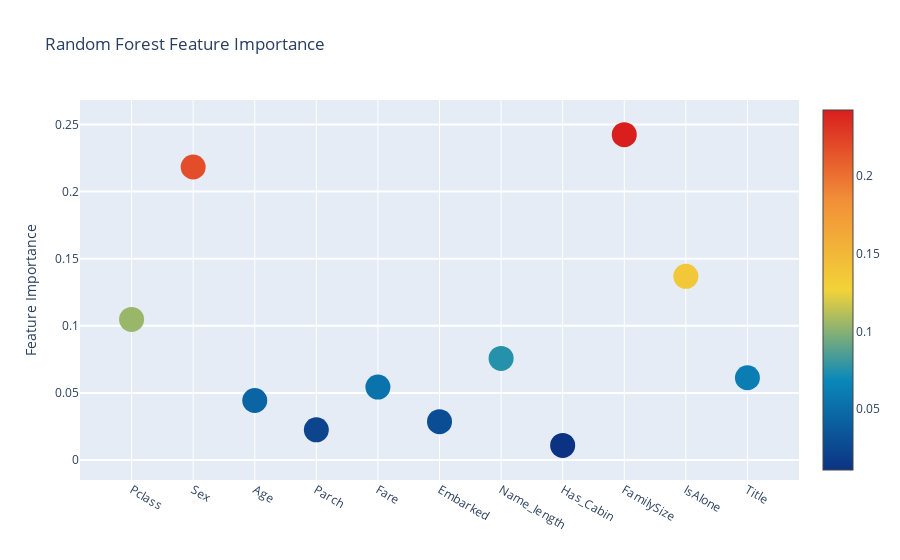
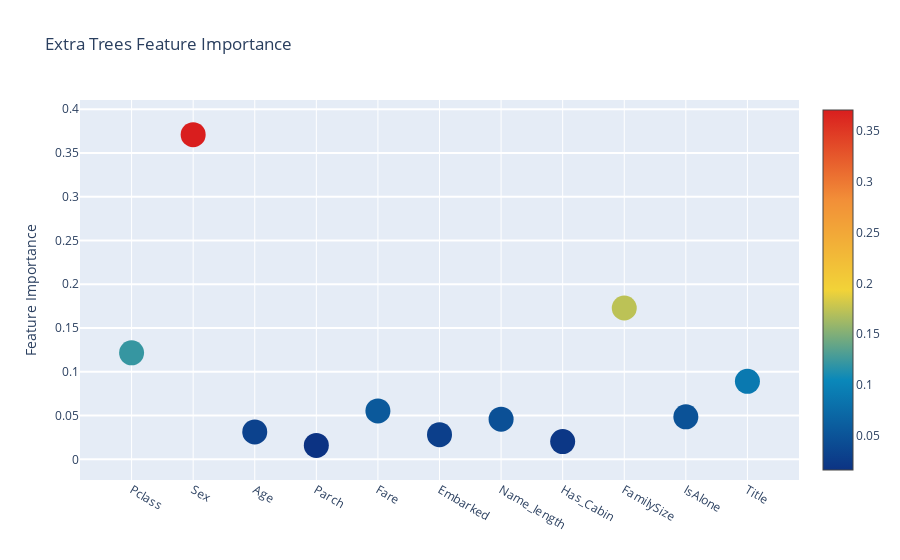
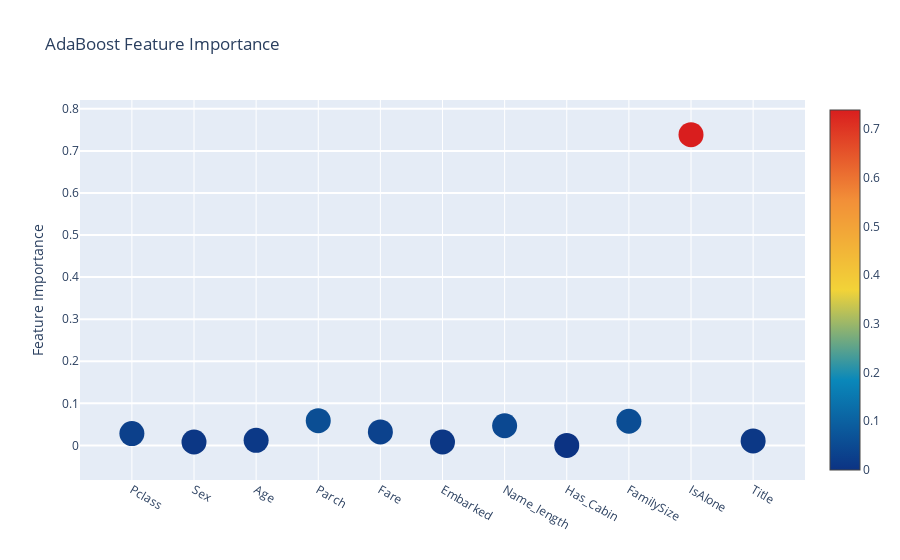
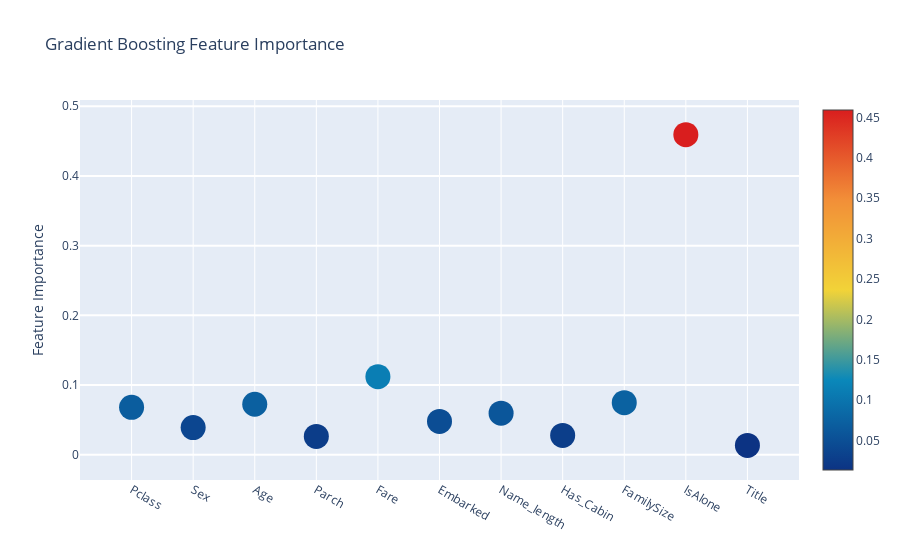

The cell these charts' notebook holds for them, in order:
### Code cell
# Scatter plot 
trace = go.Scatter(
    y = feature_dataframe['Random Forest feature importances'].values,
    x = feature_dataframe['features'].values,
    mode='markers',
    marker=dict(
        sizemode = 'diameter',
        sizeref = 1,
        size = 25,
#       size= feature_dataframe['AdaBoost feature importances'].values,
        #color = np.random.randn(500), #set color equal to a variable
        color = feature_dataframe['Random Forest feature importances'].values,
        colorscale='Portland',
        showscale=True
    ),
    text = feature_dataframe['features'].values
)
data = [trace]

layout= go.Layout(
    autosize= True,
    title= 'Random Forest Feature Importance',
    hovermode= 'closest',
#     xaxis= dict(
#         title= 'Pop',
#         ticklen= 5,
#         zeroline= False,
#         gridwidth= 2,
#     ),
    yaxis=dict(
        title= 'Feature Importance',
        ticklen= 5,
        gridwidth= 2
    ),
    showlegend= False
)
fig = go.Figure(data=data, layout=layout)
py.iplot(fig,filename='scatter2010')

# Scatter plot 
trace = go.Scatter(
    y = feature_dataframe['Extra Trees  feature importances'].values,
    x = feature_dataframe['features'].values,
    mode='markers',
    marker=dict(
        sizemode = 'diameter',
        sizeref = 1,
        size = 25,
#       size= feature_dataframe['AdaBoost feature importances'].values,
        #color = np.random.randn(500), #set color equal to a variable
        color = feature_dataframe['Extra Trees  feature importances'].values,
        colorscale='Portland',
        showscale=True
    ),
    text = feature_dataframe['features'].values
)
data = [trace]

layout= go.Layout(
    autosize= True,
    title= 'Extra Trees Feature Importance',
    hovermode= 'closest',
#     xaxis= dict(
#         title= 'Pop',
#         ticklen= 5,
#         zeroline= False,
#         gridwidth= 2,
#     ),
    yaxis=dict(
        title= 'Feature Importance',
        ticklen= 5,
        gridwidth= 2
    ),
    showlegend= False
)
fig = go.Figure(data=data, layout=layout)
py.iplot(fig,filename='scatter2010')

# Scatter plot 
trace = go.Scatter(
    y = feature_dataframe['AdaBoost feature importances'].values,
    x = feature_dataframe['features'].values,
    mode='markers',
    marker=dict(
        sizemode = 'diameter',
        sizeref = 1,
        size = 25,
#       size= feature_dataframe['AdaBoost feature importances'].values,
        #color = np.random.randn(500), #set color equal to a variable
        color = feature_dataframe['AdaBoost feature importances'].values,
        colorscale='Portland',
        showscale=True
    ),
    text = feature_dataframe['features'].values
)
data = [trace]

layout= go.Layout(
    autosize= True,
    title= 'AdaBoost Feature Importance',
    hovermode= 'closest',
#     xaxis= dict(
#         title= 'Pop',
#         ticklen= 5,
#         zeroline= False,
#         gridwidth= 2,
#     ),
    yaxis=dict(
        title= 'Feature Importance',
        ticklen= 5,
        gridwidth= 2
    ),
    showlegend= False
)
fig = go.Figure(data=data, layout=layout)
py.iplot(fig,filename='scatter2010')

# Scatter plot 
trace = go.Scatter(
    y = feature_dataframe['Gradient Boost feature importances'].values,
    x = feature_dataframe['features'].values,
    mode='markers',
    marker=dict(
        sizemode = 'diameter',
        sizeref = 1,
        size = 25,
#       size= feature_dataframe['AdaBoost feature importances'].values,
        #color = np.random.randn(500), #set color equal to a variable
        color = feature_dataframe['Gradient Boost feature importances'].values,
        colorscale='Portland',
        showscale=True
    ),
    text = feature_dataframe['features'].values
)
data = [trace]

layout= go.Layout(
    autosize= True,
    title= 'Gradient Boosting Feature Importance',
    hovermode= 'closest',
#     xaxis= dict(
#         title= 'Pop',
#         ticklen= 5,
#         zeroline= False,
#         gridwidth= 2,
#     ),
    yaxis=dict(
        title= 'Feature Importance',
        ticklen= 5,
        gridwidth= 2
    ),
    showlegend= False
)
fig = go.Figure(data=data, layout=layout)
py.iplot(fig,filename='scatter2010')

### Figure 1 — Plotly figure (JSON) as saved in the notebook; plotly's stock layout.template omitted (floating-point values rounded to 4 significant figures)
{"data": [{"marker": {"color": [0.1047, 0.2184, 0.04433, 0.02249, 0.05433, 0.02854, 0.0757, 0.01088, 0.2425, 0.1369, 0.06128], "colorscale": [[0, "rgb(12,51,131)"], [0.25, "rgb(10,136,186)"], [0.5, "rgb(242,211,56)"], [0.75, "rgb(242,143,56)"], [1, "rgb(217,30,30)"]], "showscale": true, "size": 25, "sizemode": "diameter", "sizeref": 1}, "mode": "markers", "text": ["Pclass", "Sex", "Age", "Parch", "Fare", "Embarked", "Name_length", "Has_Cabin", "FamilySize", "IsAlone", "Title"], "type": "scatter", "x": ["Pclass", "Sex", "Age", "Parch", "Fare", "Embarked", "Name_length", "Has_Cabin", "FamilySize", "IsAlone", "Title"], "y": [0.1047, 0.2184, 0.04433, 0.02249, 0.05433, 0.02854, 0.0757, 0.01088, 0.2425, 0.1369, 0.06128]}], "layout": {"autosize": true, "hovermode": "closest", "showlegend": false, "title": {"text": "Random Forest Feature Importance"}, "yaxis": {"gridwidth": 2, "ticklen": 5, "title": {"text": "Feature Importance"}}}}

### Figure 2 — Plotly figure (JSON) as saved in the notebook; plotly's stock layout.template omitted (floating-point values rounded to 4 significant figures)
{"data": [{"marker": {"color": [0.1217, 0.371, 0.0313, 0.01592, 0.05526, 0.02816, 0.0459, 0.0203, 0.1729, 0.04854, 0.0891], "colorscale": [[0, "rgb(12,51,131)"], [0.25, "rgb(10,136,186)"], [0.5, "rgb(242,211,56)"], [0.75, "rgb(242,143,56)"], [1, "rgb(217,30,30)"]], "showscale": true, "size": 25, "sizemode": "diameter", "sizeref": 1}, "mode": "markers", "text": ["Pclass", "Sex", "Age", "Parch", "Fare", "Embarked", "Name_length", "Has_Cabin", "FamilySize", "IsAlone", "Title"], "type": "scatter", "x": ["Pclass", "Sex", "Age", "Parch", "Fare", "Embarked", "Name_length", "Has_Cabin", "FamilySize", "IsAlone", "Title"], "y": [0.1217, 0.371, 0.0313, 0.01592, 0.05526, 0.02816, 0.0459, 0.0203, 0.1729, 0.04854, 0.0891]}], "layout": {"autosize": true, "hovermode": "closest", "showlegend": false, "title": {"text": "Extra Trees Feature Importance"}, "yaxis": {"gridwidth": 2, "ticklen": 5, "title": {"text": "Feature Importance"}}}}

### Figure 3 — Plotly figure (JSON) as saved in the notebook; plotly's stock layout.template omitted (floating-point values rounded to 4 significant figures)
{"data": [{"marker": {"color": [0.028, 0.008, 0.012, 0.05867, 0.032, 0.008, 0.04667, 0, 0.05733, 0.7387, 0.01067], "colorscale": [[0, "rgb(12,51,131)"], [0.25, "rgb(10,136,186)"], [0.5, "rgb(242,211,56)"], [0.75, "rgb(242,143,56)"], [1, "rgb(217,30,30)"]], "showscale": true, "size": 25, "sizemode": "diameter", "sizeref": 1}, "mode": "markers", "text": ["Pclass", "Sex", "Age", "Parch", "Fare", "Embarked", "Name_length", "Has_Cabin", "FamilySize", "IsAlone", "Title"], "type": "scatter", "x": ["Pclass", "Sex", "Age", "Parch", "Fare", "Embarked", "Name_length", "Has_Cabin", "FamilySize", "IsAlone", "Title"], "y": [0.028, 0.008, 0.012, 0.05867, 0.032, 0.008, 0.04667, 0, 0.05733, 0.7387, 0.01067]}], "layout": {"autosize": true, "hovermode": "closest", "showlegend": false, "title": {"text": "AdaBoost Feature Importance"}, "yaxis": {"gridwidth": 2, "ticklen": 5, "title": {"text": "Feature Importance"}}}}

### Figure 4 — Plotly figure (JSON) as saved in the notebook; plotly's stock layout.template omitted (floating-point values rounded to 4 significant figures)
{"data": [{"marker": {"color": [0.06796, 0.03889, 0.07238, 0.02629, 0.1119, 0.04779, 0.05966, 0.02775, 0.07463, 0.4593, 0.0134], "colorscale": [[0, "rgb(12,51,131)"], [0.25, "rgb(10,136,186)"], [0.5, "rgb(242,211,56)"], [0.75, "rgb(242,143,56)"], [1, "rgb(217,30,30)"]], "showscale": true, "size": 25, "sizemode": "diameter", "sizeref": 1}, "mode": "markers", "text": ["Pclass", "Sex", "Age", "Parch", "Fare", "Embarked", "Name_length", "Has_Cabin", "FamilySize", "IsAlone", "Title"], "type": "scatter", "x": ["Pclass", "Sex", "Age", "Parch", "Fare", "Embarked", "Name_length", "Has_Cabin", "FamilySize", "IsAlone", "Title"], "y": [0.06796, 0.03889, 0.07238, 0.02629, 0.1119, 0.04779, 0.05966, 0.02775, 0.07463, 0.4593, 0.0134]}], "layout": {"autosize": true, "hovermode": "closest", "showlegend": false, "title": {"text": "Gradient Boosting Feature Importance"}, "yaxis": {"gridwidth": 2, "ticklen": 5, "title": {"text": "Feature Importance"}}}}
